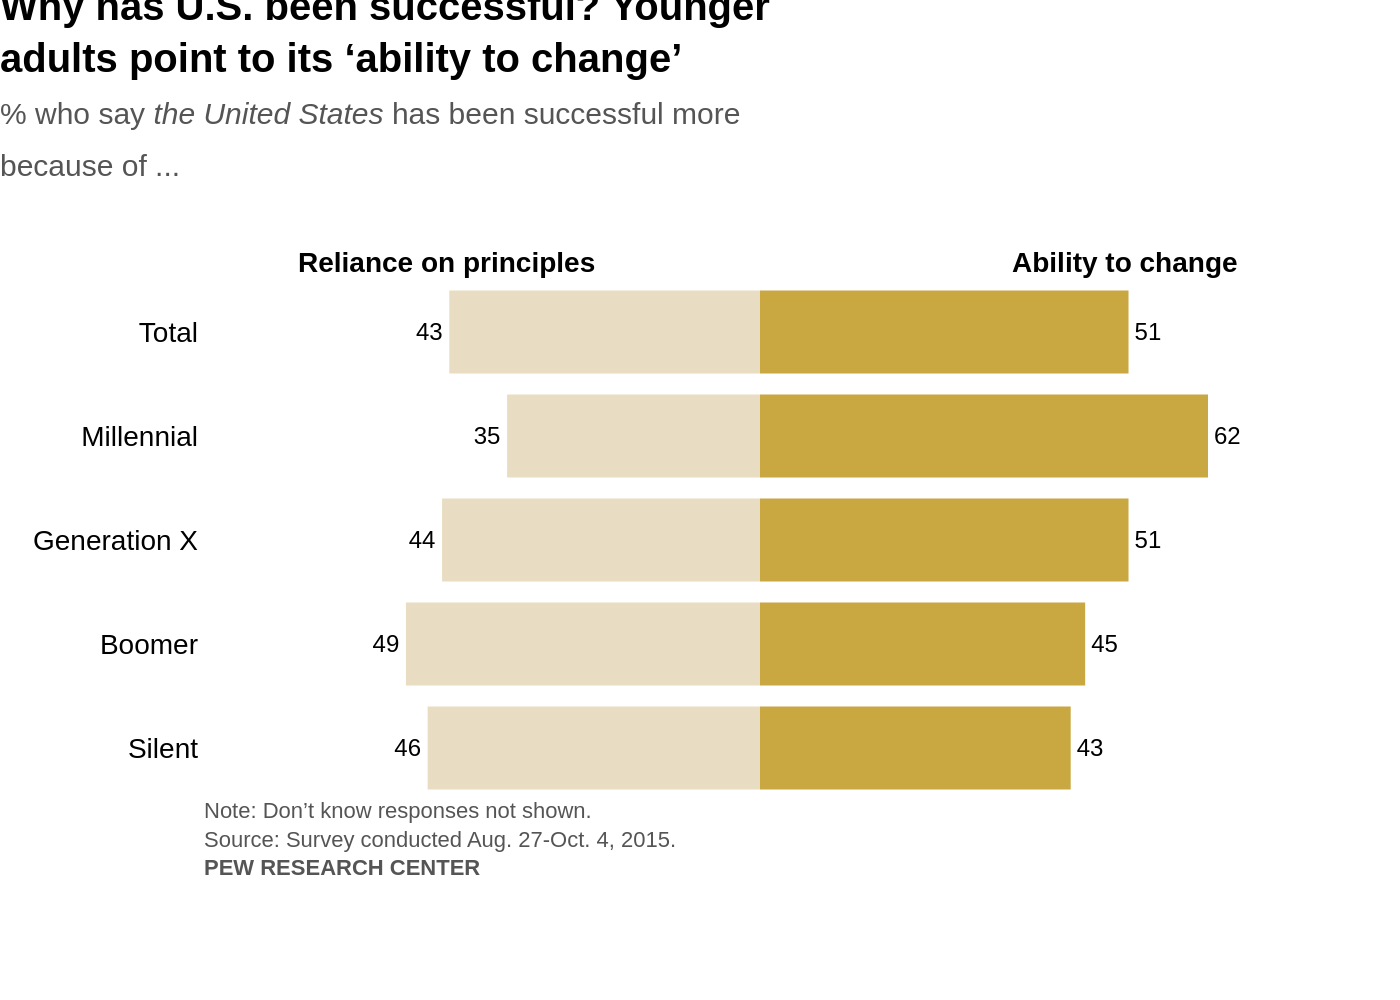

Python code for this plot:
import sys
import json
import pathlib
import plotly.graph_objects as go

# 1. Argument Parsing and File Handling
if len(sys.argv) != 2:
    print(f"Usage: python {sys.argv[0]} <path_to_json_file>", file=sys.stderr)
    sys.exit(1)

json_path = pathlib.Path(sys.argv[1])
if not json_path.is_file():
    print(f"Error: File not found at {json_path}", file=sys.stderr)
    sys.exit(1)

output_path = json_path.with_suffix(".png")

# 2. Load JSON data
try:
    with open(json_path, 'r', encoding='utf-8') as f:
        config = json.load(f)
except (json.JSONDecodeError, FileNotFoundError) as e:
    print(f"Error reading or parsing JSON file: {e}", file=sys.stderr)
    sys.exit(1)

# 3. Data Preparation
chart_data = config['chart_data']
texts = config['texts']
colors = config['colors']

categories = texts['categories']
series1 = chart_data[0]
series2 = chart_data[1]

# Negate values for the first series to create the diverging effect
series1_values_neg = [-v for v in series1['values']]

# 4. Create Figure
fig = go.Figure()

# 5. Add Traces
# Left side bars (Reliance on principles)
fig.add_trace(go.Bar(
    y=categories,
    x=series1_values_neg,
    orientation='h',
    name=series1['name'],
    marker=dict(color=colors[0], line=dict(width=0)),
    text=series1['values'],  # Display original positive values
    textposition='outside',
    textfont=dict(family="Arial", size=12, color='black'),
    hoverinfo='none'
))

# Right side bars (Ability to change)
fig.add_trace(go.Bar(
    y=categories,
    x=series2['values'],
    orientation='h',
    name=series2['name'],
    marker=dict(color=colors[1], line=dict(width=0)),
    text=series2['values'],
    textposition='outside',
    textfont=dict(family="Arial", size=12, color='black'),
    hoverinfo='none'
))

# 6. Update Layout
# Determine a dynamic axis range to prevent text clipping
max_val = max(max(series1['values']), max(series2['values']))
axis_range = max_val * 1.25

# Combine title and subtitle using HTML for styling
title_text = f"<b>{texts['title']}</b><br><span style='font-size:15px; color:#555555;'>{texts['subtitle']}</span>"

# Combine source and logo notes
source_text = f"{texts['source']}<br><b>{texts['logo']}</b>"

fig.update_layout(
    barmode='relative',
    plot_bgcolor='white',
    paper_bgcolor='white',
    showlegend=False,
    font=dict(family="Arial", size=12, color='black'),
    margin=dict(l=100, r=40, t=140, b=100),
    title=dict(
        text=title_text,
        y=0.98,
        x=0,
        xanchor='left',
        yanchor='top',
        font=dict(size=20, family="Arial")
    ),
    xaxis=dict(
        showticklabels=False,
        showgrid=False,
        zeroline=False,
        showline=False,
        range=[-axis_range, axis_range]
    ),
    yaxis=dict(
        showline=False,
        showgrid=False,
        ticks='',
        tickfont=dict(size=14),
        autorange='reversed'  # Ensure the first category appears at the top
    ),
    annotations=[
        # Left header
        dict(
            xref='x', yref='y',
            x=-sum(series1['values'])/len(series1['values']),
            y=categories[0],
            yshift=35,
            text=f"<b>{series1['name']}</b>",
            showarrow=False,
            font=dict(size=14)
        ),
        # Right header
        dict(
            xref='x', yref='y',
            x=sum(series2['values'])/len(series2['values']),
            y=categories[0],
            yshift=35,
            text=f"<b>{series2['name']}</b>",
            showarrow=False,
            font=dict(size=14)
        ),
        # Source/Logo text
        dict(
            xref='paper', yref='paper',
            x=0, y=0.01,
            xanchor='left', yanchor='top',
            text=source_text,
            showarrow=False,
            align='left',
            font=dict(size=11, color='#555555')
        )
    ]
)

# 7. Output Image
fig.write_image(output_path, scale=2)
print(f"Chart saved to {output_path}")
